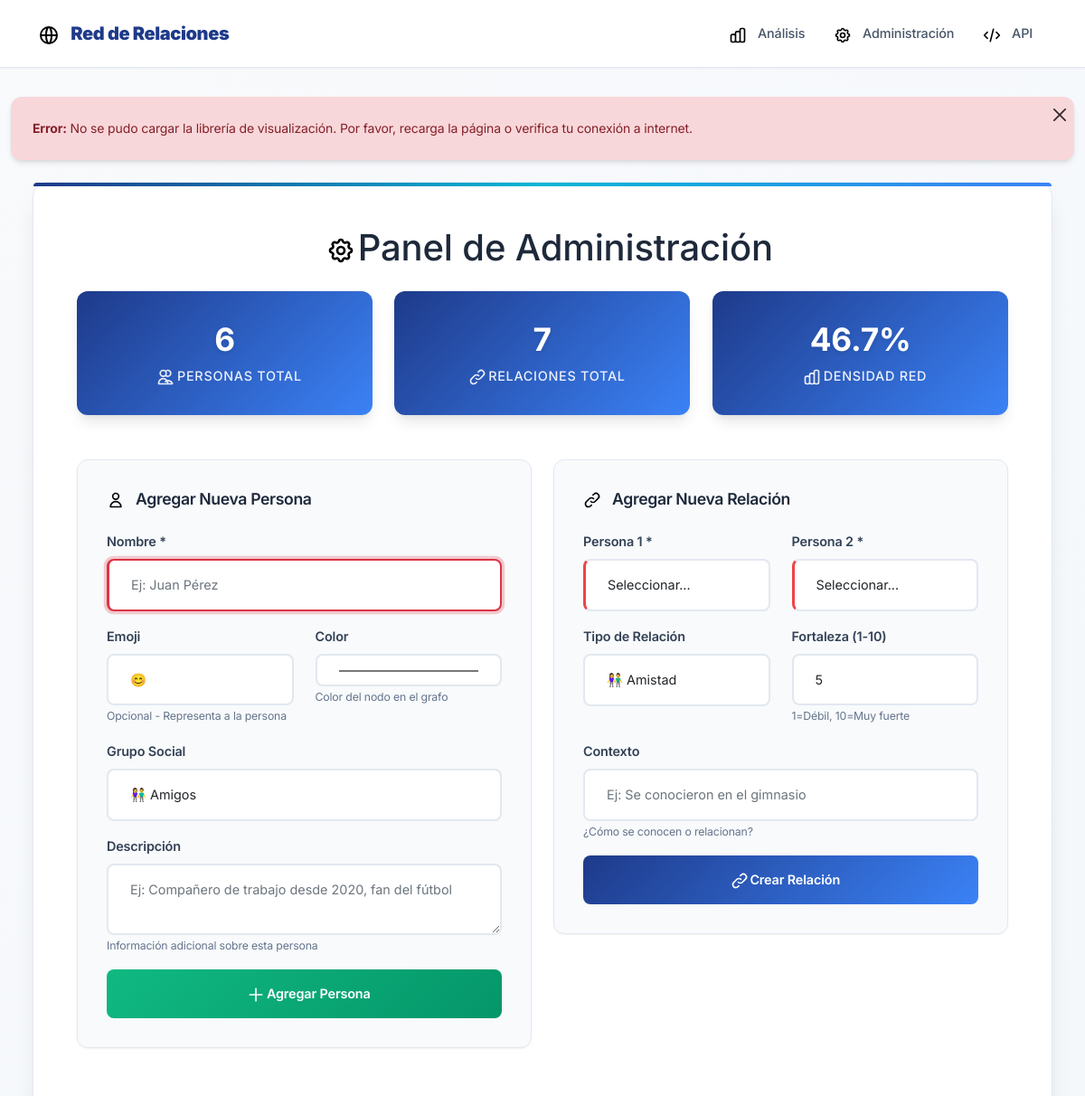
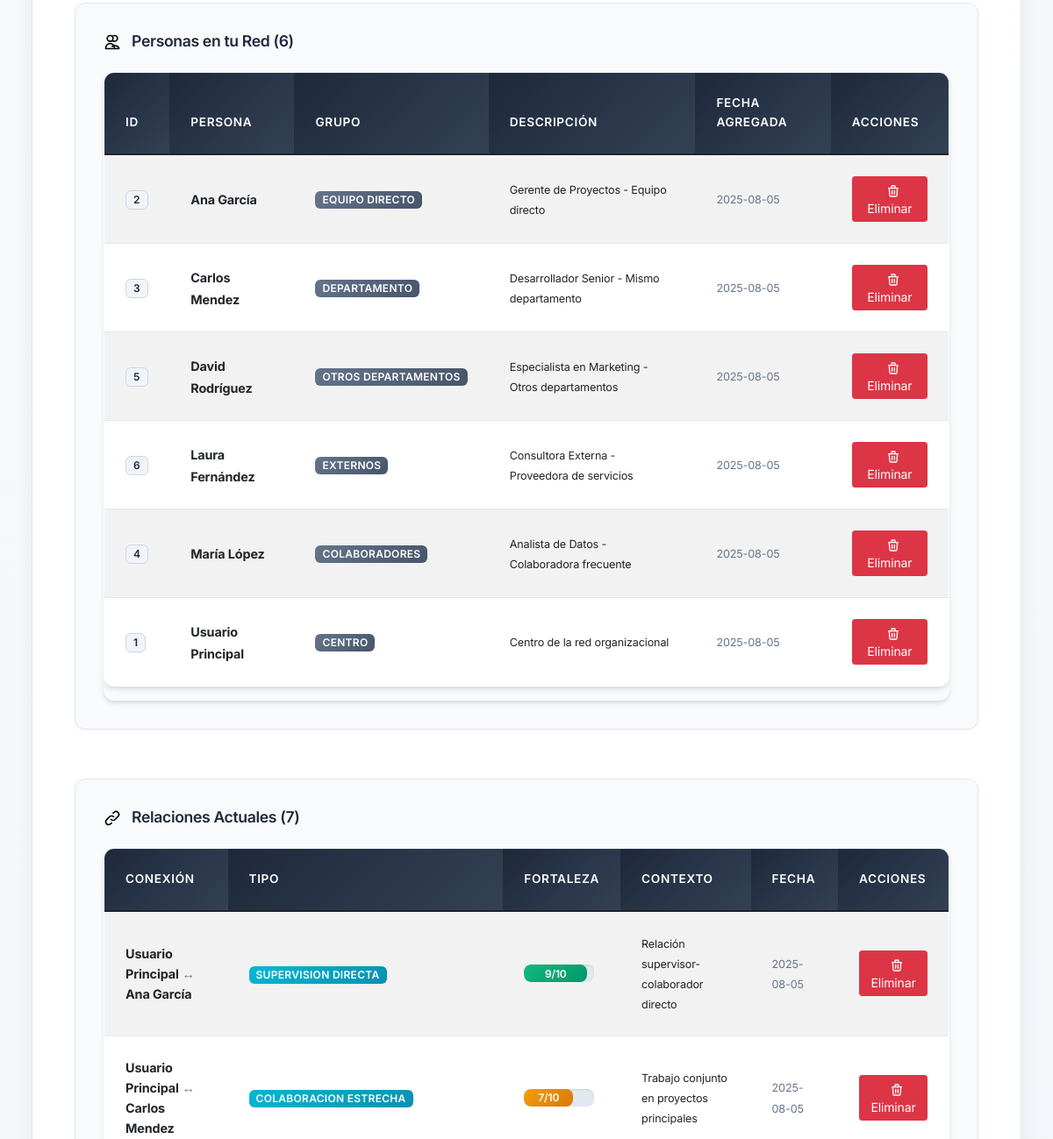
/admin (upper part), run on an earlier commit of the app's database (2 pictures, top to bottom).
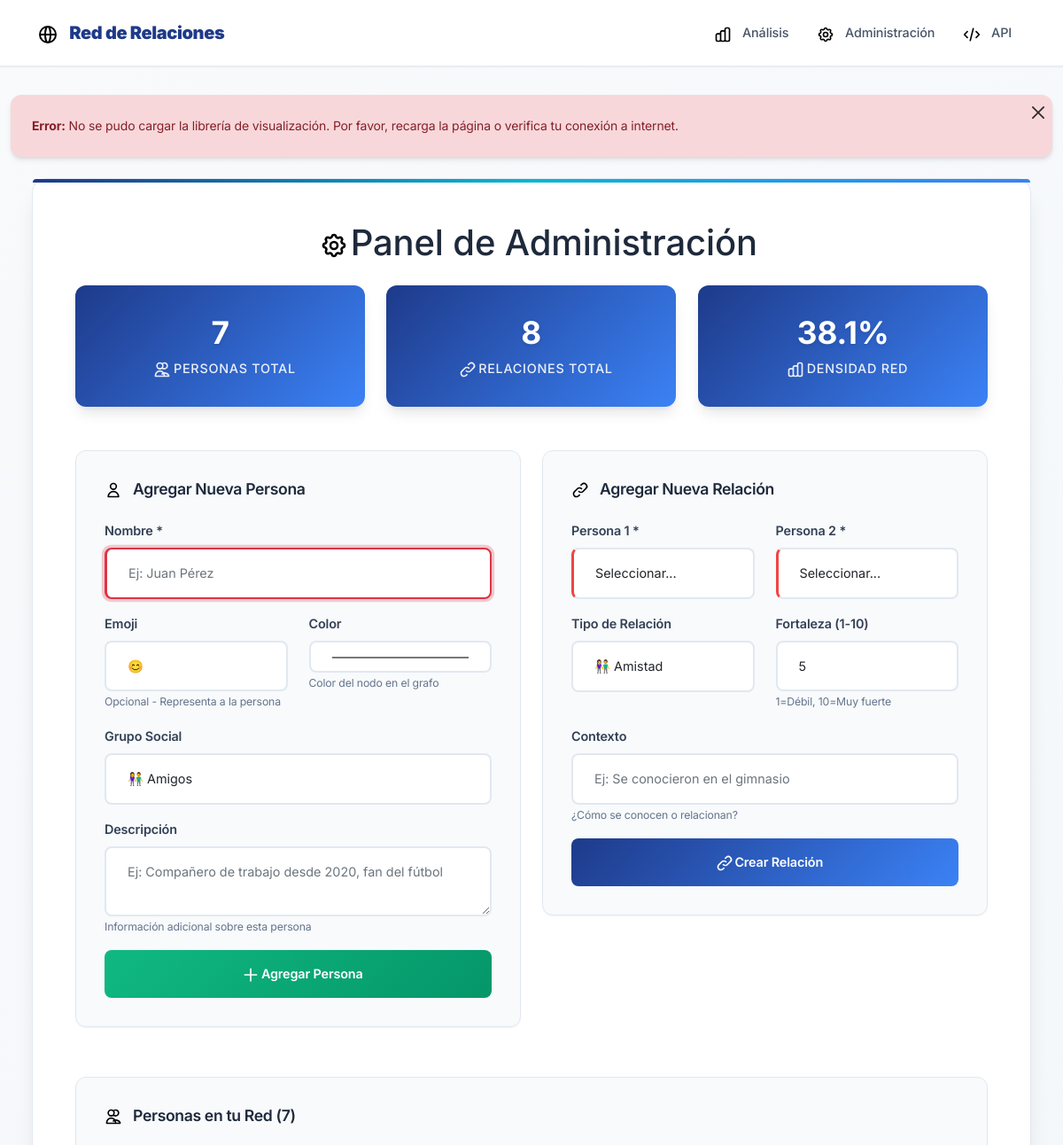
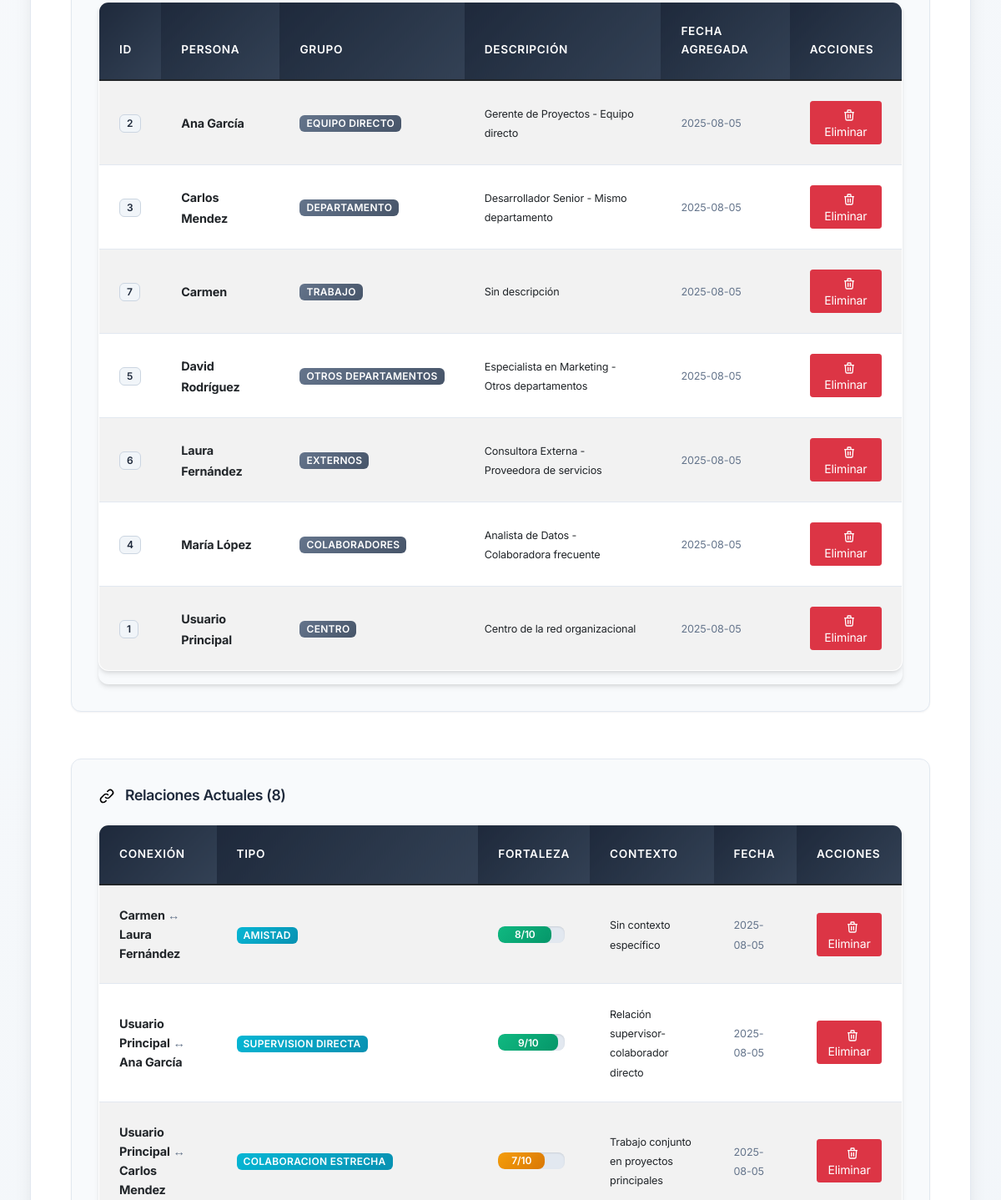
And on a later commit of the database (2 pictures, top to bottom).
### tables this page shows
CREATE TABLE personas (
            id INTEGER PRIMARY KEY AUTOINCREMENT,
            nombre TEXT NOT NULL UNIQUE,
            icono TEXT DEFAULT 'user',
            grupo TEXT DEFAULT 'contactos',
            color TEXT DEFAULT '#3b82f6',
            descripcion TEXT,
            posicion_x REAL,
            posicion_y REAL,
            fecha_creacion TIMESTAMP DEFAULT CURRENT_TIMESTAMP
        );

CREATE TABLE relaciones (
            id INTEGER PRIMARY KEY AUTOINCREMENT,
            persona1_id INTEGER,
            persona2_id INTEGER,
            tipo TEXT DEFAULT 'profesional',
            fortaleza INTEGER DEFAULT 5,
            contexto TEXT,
            fecha_creacion TIMESTAMP DEFAULT CURRENT_TIMESTAMP,
            FOREIGN KEY (persona1_id) REFERENCES personas (id),
            FOREIGN KEY (persona2_id) REFERENCES personas (id),
            UNIQUE(persona1_id, persona2_id)
        );

### mi_red_social/app.py (the view)
@app.route('/admin')
def admin():
    conn = get_db_connection()
    personas = conn.execute('SELECT * FROM personas ORDER BY nombre').fetchall()
    relaciones = conn.execute('''
        SELECT r.*, p1.nombre as persona1_nombre, p2.nombre as persona2_nombre
        FROM relaciones r
        JOIN personas p1 ON r.persona1_id = p1.id
        JOIN personas p2 ON r.persona2_id = p2.id
        ORDER BY r.fecha_creacion DESC
    ''').fetchall()
    conn.close()
    return render_template('admin.html', personas=personas, relaciones=relaciones)

### mi_red_social/app.py (called while the page is built)
def get_db_connection():
    conn = sqlite3.connect(DATABASE)
    conn.row_factory = sqlite3.Row
    return conn

### mi_red_social/templates/admin.html (shortened to what this page needs)
{% extends "base.html" %}
{% block content %}
<div class="main-container">
    <h1 class="text-center mb-4">
        <i class="icon icon-settings icon-xl"></i>
        Panel de Administración
    </h1>
    <div class="row mb-4">
        <div class="col-md-4">
            <div class="stats-card">
                <h3>{{ personas|length }}</h3>
                <p class="mb-0">
                    <i class="icon icon-users icon-white"></i>
                    Personas Total
                </p>
            </div>
        </div>
        <div class="col-md-4">
            <div class="stats-card">
                <h3>{{ relaciones|length }}</h3>
                <p class="mb-0">
                    <i class="icon icon-connections icon-white"></i>
                    Relaciones Total
                </p>
            </div>
        </div>
        <div class="col-md-4">
            <div class="stats-card">
                <h3>{{ ((relaciones|length / ((personas|length * (personas|length - 1)) / 2)) * 100)|round(1) if personas|length > 1 else 0 }}%</h3>
                <p class="mb-0">
                    <i class="icon icon-chart icon-white"></i>
                    Densidad Red
                </p>
            </div>
        </div>
    </div>
    <div class="row">
        <div class="col-md-6">
            <div class="admin-panel">
                <h4>
                    <i class="icon icon-user"></i>
                    Agregar Nueva Persona
                </h4>
                <form method="POST" action="{{ url_for('agregar_persona') }}">
                    <div class="mb-3">
                        <label class="form-label">Nombre *</label>
                        <input type="text" class="form-control" name="nombre" required placeholder="Ej: Juan Pérez">
                    </div>
                    <div class="row">
                        <div class="col-md-6">
                            <label class="form-label">Emoji</label>
                            <input type="text" class="form-control" name="emoji" placeholder="😊" maxlength="2">
                            <small class="text-muted">Opcional - Representa a la persona</small>
                        </div>
                        <div class="col-md-6">
                            <label class="form-label">Color</label>
                            <input type="color" class="form-control" name="color" value="#4ecdc4">
                            <small class="text-muted">Color del nodo en el grafo</small>
                        </div>
                    </div>
                    <div class="mb-3 mt-3">
                        <label class="form-label">Grupo Social</label>
                        <select class="form-control" name="grupo">
                            <option value="amigos">👫 Amigos</option>
                        </select>
                    </div>
                    <div class="mb-3">
                        <label class="form-label">Descripción</label>
                        <textarea class="form-control" name="descripcion" rows="2" placeholder="Ej: Compañero de trabajo desde 2020, fan del fútbol"></textarea>
                        <small class="text-muted">Información adicional sobre esta persona</small>
                    </div>
                    <button type="submit" class="btn btn-success btn-custom w-100">
                        <i class="icon icon-plus icon-white"></i>
                        Agregar Persona
                    </button>
                </form>
            </div>
        </div>
        <div class="col-md-6">
            <div class="admin-panel">
                <h4>
                    <i class="icon icon-link"></i>
                    Agregar Nueva Relación
                </h4>
                <form method="POST" action="{{ url_for('agregar_relacion') }}">
                    <div class="row">
                        <div class="col-md-6">
                            <label class="form-label">Persona 1 *</label>
                            <select class="form-control" name="persona1_id" required>
                                <option value="">Seleccionar...</option>
                            </select>
                        </div>
                        <div class="col-md-6">
                            <label class="form-label">Persona 2 *</label>
                            <select class="form-control" name="persona2_id" required>
                                <option value="">Seleccionar...</option>
                            </select>
                        </div>
                    </div>
                    <div class="row mt-3">
                        <div class="col-md-6">
                            <label class="form-label">Tipo de Relación</label>
                            <select class="form-control" name="tipo">
                                <option value="amistad">👫 Amistad</option>
                            </select>
                        </div>
                        <div class="col-md-6">
                            <label class="form-label">Fortaleza (1-10)</label>
                            <input type="number" class="form-control" name="fortaleza" min="1" max="10" value="5">
                            <small class="text-muted">1=Débil, 10=Muy fuerte</small>
                        </div>
                    </div>
                    <div class="mb-3 mt-3">
                        <label class="form-label">Contexto</label>
                        <input type="text" class="form-control" name="contexto" placeholder="Ej: Se conocieron en el gimnasio">
                        <small class="text-muted">¿Cómo se conocen o relacionan?</small>
                    </div>
                    <button type="submit" class="btn btn-primary btn-custom w-100">
                        <i class="icon icon-link icon-white"></i>
                        Crear Relación
                    </button>
                </form>
            </div>
        </div>
    </div>
    <div class="row mt-4">
        <div class="col-12">
            <div class="admin-panel">
                <h4>
                    <i class="icon icon-users"></i>
                    Personas en tu Red ({{ personas|length }})
                </h4>
                <div class="table-responsive">
                    <table class="table table-striped table-hover">
                        <thead class="table-dark">
                            <tr>
                                <th>ID</th>
                                <th>Persona</th>
                                <th>Grupo</th>
                                <th>Descripción</th>
                                <th>Fecha Agregada</th>
                                <th>Acciones</th>
                            </tr>
                        </thead>
                        <tbody>
                            {% for persona in personas %}
                            <tr>
                                <td><span class="badge bg-light text-dark">{{ persona.id }}</span></td>
                                <td>
                                    <strong>{{ persona.nombre }}</strong>
                                </td>
                                <td>
                                    <span class="badge bg-secondary">{{ persona.grupo.replace('_', ' ').title() }}</span>
                                </td>
                                <td>
                                    <small>{{ persona.descripcion or 'Sin descripción' }}</small>
                                </td>
                                <td>
                                    <small class="text-muted">{{ persona.fecha_creacion[:10] if persona.fecha_creacion else 'N/A' }}</small>
                                </td>
                                <td>
                                    {% if persona.nombre != 'Tú' %}
                                    <a href="{{ url_for('eliminar_persona', persona_id=persona.id) }}"
                                       class="btn btn-sm btn-danger"
                                       onclick="return confirm('¿Estás seguro de eliminar a {{ persona.nombre }}? Se eliminarán también todas sus relaciones.')">
                                       <i class="icon icon-trash icon-white icon-sm"></i>
                                       Eliminar
                                    </a>
                                    {% else %}
                                    <span class="badge bg-warning text-dark">
                                        <i class="icon icon-crown icon-sm"></i>
                                        Centro de la Red
                                    </span>
                                    {% endif %}
                                </td>
                            </tr>
                            {% endfor %}
                        </tbody>
                    </table>
                </div>
            </div>
        </div>
    </div>
    <div class="row mt-4">
        <div class="col-12">
            <div class="admin-panel">
                <h4>
                    <i class="icon icon-connections"></i>
                    Relaciones Actuales ({{ relaciones|length }})
                </h4>
                <div class="table-responsive">
                    <table class="table table-striped table-hover">
                        <thead class="table-dark">
                            <tr>
                                <th>Conexión</th>
                                <th>Tipo</th>
                                <th>Fortaleza</th>
                                <th>Contexto</th>
                                <th>Fecha</th>
                                <th>Acciones</th>
                            </tr>
                        </thead>
                        <tbody>
                            {% for relacion in relaciones %}
                            <tr>
                                <td>
                                    <strong>{{ relacion.persona1_nombre }}</strong>
                                    <span class="text-muted">↔</span>
                                    <strong>{{ relacion.persona2_nombre }}</strong>
                                </td>
                                <td>
                                    <span class="badge bg-info">{{ relacion.tipo.replace('_', ' ').title() }}</span>
                                </td>
                                <td>
                                    <div class="progress" style="height: 20px; width: 80px;">
                                        <div class="progress-bar{% if relacion.fortaleza >= 8 %} bg-success{% elif relacion.fortaleza >= 6 %} bg-warning{% elif relacion.fortaleza >= 4 %} bg-info{% else %} bg-secondary{% endif %}" style="width: {{ relacion.fortaleza * 10 }}%;">
                                            {{ relacion.fortaleza }}/10
                                        </div>
                                    </div>
                                </td>
                                <td>
                                    <small>{{ relacion.contexto or 'Sin contexto específico' }}</small>
                                </td>
                                <td>
                                    <small class="text-muted">{{ relacion.fecha_creacion[:10] if relacion.fecha_creacion else 'N/A' }}</small>
                                </td>
                                <td>
                                    <a href="{{ url_for('eliminar_relacion', relacion_id=relacion.id) }}"
                                       class="btn btn-sm btn-danger"
                                       onclick="return confirm('¿Eliminar la relación entre {{ relacion.persona1_nombre }} y {{ relacion.persona2_nombre }}?')">
                                       <i class="icon icon-trash icon-white icon-sm"></i>
                                       Eliminar
                                    </a>
                                </td>
                            </tr>
                            {% endfor %}
                        </tbody>
                    </table>
                </div>
            </div>
        </div>
    </div>
</div>
{% endblock %}

### mi_red_social/templates/base.html (shortened to what this page needs)
<!DOCTYPE html>
<html lang="es">
<head>
    <link href="https://cdn.jsdelivr.net/npm/bootstrap@5.1.3/dist/css/bootstrap.min.css" rel="stylesheet">
    <link rel="stylesheet" type="text/css" href="https://unpkg.com/vis-network/standalone/umd/vis-network.min.css" />
    <link rel="stylesheet" type="text/css" href="{{ url_for('static', filename='css/base.css') }}">
    <link rel="stylesheet" type="text/css" href="{{ url_for('static', filename='css/index.css') }}">
    <link rel="stylesheet" type="text/css" href="{{ url_for('static', filename='css/accessibility.css') }}">
</head>
<body>
    <nav class="navbar navbar-expand-lg navbar-light navbar-custom" role="navigation" aria-label="Navegación principal">
        <div class="container">
            <a class="navbar-brand" href="{{ url_for('index') }}" aria-label="Ir a la página principal">
                <i class="icon icon-network icon-lg" aria-hidden="true"></i>
                <strong>Red de Relaciones</strong>
            </a>
            <div class="navbar-nav ms-auto">
                <a class="nav-link" href="{{ url_for('index') }}" aria-label="Ir al análisis de red">
                    <i class="icon icon-chart" aria-hidden="true"></i>
                    Análisis
                </a>
                <a class="nav-link" href="{{ url_for('admin') }}" aria-label="Ir a la administración">
                    <i class="icon icon-settings" aria-hidden="true"></i>
                    Administración
                </a>
                <a class="nav-link" href="/api/grafo" target="_blank" aria-label="Abrir API en nueva ventana">
                    <i class="icon icon-code" aria-hidden="true"></i>
                    API
                </a>
            </div>
        </div>
    </nav>
    <div class="container-fluid">
        <main id="main-content" tabindex="-1">
            {% block content %}{% endblock %}
        </main>
    </div>
</body>
</html>

### mi_red_social/static/css/index.css (style rules this page uses)
html, body { overflow-x: hidden !important; max-width: 100vw !important; box-sizing: border-box !important; }
*, *::before, *::after { box-sizing: border-box !important; }
body { width: 100% !important; margin: 0 !important; padding: 0 !important; }

### mi_red_social/static/css/accessibility.css (style rules this page uses)
.icon { aria-hidden: true; }
.text-muted { color: #64748b !important; }
.badge.bg-light { color: #1e293b !important; background-color: #f1f5f9 !important; }
.form-control:required { border-left: 3px solid #ef4444; }
.table th { font-weight: 600; }
.table-responsive { overflow-x: auto; -webkit-overflow-scrolling: touch; }

What changed in the data, as far as the page shows it:
added personas: id "7", nombre "Carmen", grupo.replace "TRABAJO", descripcion "Sin descripción", fecha_creacion "2025-08-05"
added relaciones: persona1_nombre "Carmen", persona2_nombre "Laura Fernández", tipo.replace "AMISTAD", fortaleza "8", contexto "Sin contexto específico", fecha_creacion "2025-08-05"
Also different on the page:
{{ personas|length }}: "6" → "7"
{{ relaciones|length }}: "7" → "8"
text no longer shown: "46.7"
text now shown: "38.1"
